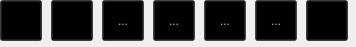
<?xml version="1.0" encoding="UTF-8"?>
<ui version="4.0">
 <class>Toolbar</class>
 <widget class="QWidget" name="Toolbar">
  <property name="geometry">
   <rect>
    <x>0</x>
    <y>0</y>
    <width>356</width>
    <height>47</height>
   </rect>
  </property>
  <property name="windowTitle">
   <string>Toolbar</string>
  </property>
  <property name="windowOpacity">
   <double>1.000000000000000</double>
  </property>
  <widget class="QToolButton" name="requestCellButton">
   <property name="geometry">
    <rect>
     <x>0</x>
     <y>0</y>
     <width>42</width>
     <height>41</height>
    </rect>
   </property>
   <property name="palette">
    <palette>
     <active>
      <colorrole role="Button">
       <brush brushstyle="SolidPattern">
        <color alpha="255">
         <red>0</red>
         <green>0</green>
         <blue>0</blue>
        </color>
       </brush>
      </colorrole>
      <colorrole role="Base">
       <brush brushstyle="SolidPattern">
        <color alpha="255">
         <red>255</red>
         <green>255</green>
         <blue>255</blue>
        </color>
       </brush>
      </colorrole>
      <colorrole role="Window">
       <brush brushstyle="SolidPattern">
        <color alpha="255">
         <red>84</red>
         <green>84</green>
         <blue>84</blue>
        </color>
       </brush>
      </colorrole>
     </active>
     <inactive>
      <colorrole role="Button">
       <brush brushstyle="SolidPattern">
        <color alpha="255">
         <red>0</red>
         <green>0</green>
         <blue>0</blue>
        </color>
       </brush>
      </colorrole>
      <colorrole role="Base">
       <brush brushstyle="SolidPattern">
        <color alpha="255">
         <red>255</red>
         <green>255</green>
         <blue>255</blue>
        </color>
       </brush>
      </colorrole>
      <colorrole role="Window">
       <brush brushstyle="SolidPattern">
        <color alpha="255">
         <red>84</red>
         <green>84</green>
         <blue>84</blue>
        </color>
       </brush>
      </colorrole>
     </inactive>
     <disabled>
      <colorrole role="Button">
       <brush brushstyle="SolidPattern">
        <color alpha="255">
         <red>0</red>
         <green>0</green>
         <blue>0</blue>
        </color>
       </brush>
      </colorrole>
      <colorrole role="Base">
       <brush brushstyle="SolidPattern">
        <color alpha="255">
         <red>84</red>
         <green>84</green>
         <blue>84</blue>
        </color>
       </brush>
      </colorrole>
      <colorrole role="Window">
       <brush brushstyle="SolidPattern">
        <color alpha="255">
         <red>84</red>
         <green>84</green>
         <blue>84</blue>
        </color>
       </brush>
      </colorrole>
     </disabled>
    </palette>
   </property>
   <property name="text">
    <string>...</string>
   </property>
   <property name="icon">
    <iconset resource="../resources/ressources.qrc">
     <normaloff>:/Icons/add_cell.png</normaloff>:/Icons/add_cell.png</iconset>
   </property>
   <property name="iconSize">
    <size>
     <width>35</width>
     <height>35</height>
    </size>
   </property>
  </widget>
  <widget class="QToolButton" name="addTokenButton">
   <property name="enabled">
    <bool>false</bool>
   </property>
   <property name="geometry">
    <rect>
     <x>204</x>
     <y>0</y>
     <width>42</width>
     <height>41</height>
    </rect>
   </property>
   <property name="palette">
    <palette>
     <active>
      <colorrole role="Button">
       <brush brushstyle="SolidPattern">
        <color alpha="255">
         <red>0</red>
         <green>0</green>
         <blue>0</blue>
        </color>
       </brush>
      </colorrole>
      <colorrole role="Base">
       <brush brushstyle="SolidPattern">
        <color alpha="255">
         <red>255</red>
         <green>255</green>
         <blue>255</blue>
        </color>
       </brush>
      </colorrole>
      <colorrole role="Window">
       <brush brushstyle="SolidPattern">
        <color alpha="255">
         <red>84</red>
         <green>84</green>
         <blue>84</blue>
        </color>
       </brush>
      </colorrole>
     </active>
     <inactive>
      <colorrole role="Button">
       <brush brushstyle="SolidPattern">
        <color alpha="255">
         <red>0</red>
         <green>0</green>
         <blue>0</blue>
        </color>
       </brush>
      </colorrole>
      <colorrole role="Base">
       <brush brushstyle="SolidPattern">
        <color alpha="255">
         <red>255</red>
         <green>255</green>
         <blue>255</blue>
        </color>
       </brush>
      </colorrole>
      <colorrole role="Window">
       <brush brushstyle="SolidPattern">
        <color alpha="255">
         <red>84</red>
         <green>84</green>
         <blue>84</blue>
        </color>
       </brush>
      </colorrole>
     </inactive>
     <disabled>
      <colorrole role="Button">
       <brush brushstyle="SolidPattern">
        <color alpha="255">
         <red>0</red>
         <green>0</green>
         <blue>0</blue>
        </color>
       </brush>
      </colorrole>
      <colorrole role="Base">
       <brush brushstyle="SolidPattern">
        <color alpha="255">
         <red>84</red>
         <green>84</green>
         <blue>84</blue>
        </color>
       </brush>
      </colorrole>
      <colorrole role="Window">
       <brush brushstyle="SolidPattern">
        <color alpha="255">
         <red>84</red>
         <green>84</green>
         <blue>84</blue>
        </color>
       </brush>
      </colorrole>
     </disabled>
    </palette>
   </property>
   <property name="text">
    <string>...</string>
   </property>
   <property name="icon">
    <iconset resource="../resources/ressources.qrc">
     <normaloff>:/Icons/add_token.png</normaloff>:/Icons/add_token.png</iconset>
   </property>
   <property name="iconSize">
    <size>
     <width>35</width>
     <height>35</height>
    </size>
   </property>
  </widget>
  <widget class="QToolButton" name="buttonShowInfo">
   <property name="enabled">
    <bool>true</bool>
   </property>
   <property name="geometry">
    <rect>
     <x>306</x>
     <y>0</y>
     <width>42</width>
     <height>41</height>
    </rect>
   </property>
   <property name="palette">
    <palette>
     <active>
      <colorrole role="Button">
       <brush brushstyle="SolidPattern">
        <color alpha="255">
         <red>0</red>
         <green>0</green>
         <blue>0</blue>
        </color>
       </brush>
      </colorrole>
      <colorrole role="Base">
       <brush brushstyle="SolidPattern">
        <color alpha="255">
         <red>255</red>
         <green>255</green>
         <blue>255</blue>
        </color>
       </brush>
      </colorrole>
      <colorrole role="Window">
       <brush brushstyle="SolidPattern">
        <color alpha="255">
         <red>84</red>
         <green>84</green>
         <blue>84</blue>
        </color>
       </brush>
      </colorrole>
     </active>
     <inactive>
      <colorrole role="Button">
       <brush brushstyle="SolidPattern">
        <color alpha="255">
         <red>0</red>
         <green>0</green>
         <blue>0</blue>
        </color>
       </brush>
      </colorrole>
      <colorrole role="Base">
       <brush brushstyle="SolidPattern">
        <color alpha="255">
         <red>255</red>
         <green>255</green>
         <blue>255</blue>
        </color>
       </brush>
      </colorrole>
      <colorrole role="Window">
       <brush brushstyle="SolidPattern">
        <color alpha="255">
         <red>84</red>
         <green>84</green>
         <blue>84</blue>
        </color>
       </brush>
      </colorrole>
     </inactive>
     <disabled>
      <colorrole role="Button">
       <brush brushstyle="SolidPattern">
        <color alpha="255">
         <red>0</red>
         <green>0</green>
         <blue>0</blue>
        </color>
       </brush>
      </colorrole>
      <colorrole role="Base">
       <brush brushstyle="SolidPattern">
        <color alpha="255">
         <red>84</red>
         <green>84</green>
         <blue>84</blue>
        </color>
       </brush>
      </colorrole>
      <colorrole role="Window">
       <brush brushstyle="SolidPattern">
        <color alpha="255">
         <red>84</red>
         <green>84</green>
         <blue>84</blue>
        </color>
       </brush>
      </colorrole>
     </disabled>
    </palette>
   </property>
   <property name="text">
    <string>...</string>
   </property>
   <property name="icon">
    <iconset resource="../resources/ressources.qrc">
     <normaloff>:/Icons/info_off.png</normaloff>:/Icons/info_off.png</iconset>
   </property>
   <property name="iconSize">
    <size>
     <width>35</width>
     <height>35</height>
    </size>
   </property>
   <property name="checkable">
    <bool>true</bool>
   </property>
  </widget>
  <widget class="QToolButton" name="delTokenButton">
   <property name="enabled">
    <bool>false</bool>
   </property>
   <property name="geometry">
    <rect>
     <x>255</x>
     <y>0</y>
     <width>42</width>
     <height>41</height>
    </rect>
   </property>
   <property name="palette">
    <palette>
     <active>
      <colorrole role="Button">
       <brush brushstyle="SolidPattern">
        <color alpha="255">
         <red>0</red>
         <green>0</green>
         <blue>0</blue>
        </color>
       </brush>
      </colorrole>
      <colorrole role="Base">
       <brush brushstyle="SolidPattern">
        <color alpha="255">
         <red>255</red>
         <green>255</green>
         <blue>255</blue>
        </color>
       </brush>
      </colorrole>
      <colorrole role="Window">
       <brush brushstyle="SolidPattern">
        <color alpha="255">
         <red>84</red>
         <green>84</green>
         <blue>84</blue>
        </color>
       </brush>
      </colorrole>
     </active>
     <inactive>
      <colorrole role="Button">
       <brush brushstyle="SolidPattern">
        <color alpha="255">
         <red>0</red>
         <green>0</green>
         <blue>0</blue>
        </color>
       </brush>
      </colorrole>
      <colorrole role="Base">
       <brush brushstyle="SolidPattern">
        <color alpha="255">
         <red>255</red>
         <green>255</green>
         <blue>255</blue>
        </color>
       </brush>
      </colorrole>
      <colorrole role="Window">
       <brush brushstyle="SolidPattern">
        <color alpha="255">
         <red>84</red>
         <green>84</green>
         <blue>84</blue>
        </color>
       </brush>
      </colorrole>
     </inactive>
     <disabled>
      <colorrole role="Button">
       <brush brushstyle="SolidPattern">
        <color alpha="255">
         <red>0</red>
         <green>0</green>
         <blue>0</blue>
        </color>
       </brush>
      </colorrole>
      <colorrole role="Base">
       <brush brushstyle="SolidPattern">
        <color alpha="255">
         <red>84</red>
         <green>84</green>
         <blue>84</blue>
        </color>
       </brush>
      </colorrole>
      <colorrole role="Window">
       <brush brushstyle="SolidPattern">
        <color alpha="255">
         <red>84</red>
         <green>84</green>
         <blue>84</blue>
        </color>
       </brush>
      </colorrole>
     </disabled>
    </palette>
   </property>
   <property name="text">
    <string>...</string>
   </property>
   <property name="icon">
    <iconset resource="../resources/ressources.qrc">
     <normaloff>:/Icons/del_token.png</normaloff>:/Icons/del_token.png</iconset>
   </property>
   <property name="iconSize">
    <size>
     <width>35</width>
     <height>35</height>
    </size>
   </property>
  </widget>
  <widget class="QToolButton" name="requestParticleButton">
   <property name="geometry">
    <rect>
     <x>51</x>
     <y>0</y>
     <width>42</width>
     <height>41</height>
    </rect>
   </property>
   <property name="palette">
    <palette>
     <active>
      <colorrole role="Button">
       <brush brushstyle="SolidPattern">
        <color alpha="255">
         <red>0</red>
         <green>0</green>
         <blue>0</blue>
        </color>
       </brush>
      </colorrole>
      <colorrole role="Base">
       <brush brushstyle="SolidPattern">
        <color alpha="255">
         <red>255</red>
         <green>255</green>
         <blue>255</blue>
        </color>
       </brush>
      </colorrole>
      <colorrole role="Window">
       <brush brushstyle="SolidPattern">
        <color alpha="255">
         <red>84</red>
         <green>84</green>
         <blue>84</blue>
        </color>
       </brush>
      </colorrole>
     </active>
     <inactive>
      <colorrole role="Button">
       <brush brushstyle="SolidPattern">
        <color alpha="255">
         <red>0</red>
         <green>0</green>
         <blue>0</blue>
        </color>
       </brush>
      </colorrole>
      <colorrole role="Base">
       <brush brushstyle="SolidPattern">
        <color alpha="255">
         <red>255</red>
         <green>255</green>
         <blue>255</blue>
        </color>
       </brush>
      </colorrole>
      <colorrole role="Window">
       <brush brushstyle="SolidPattern">
        <color alpha="255">
         <red>84</red>
         <green>84</green>
         <blue>84</blue>
        </color>
       </brush>
      </colorrole>
     </inactive>
     <disabled>
      <colorrole role="Button">
       <brush brushstyle="SolidPattern">
        <color alpha="255">
         <red>0</red>
         <green>0</green>
         <blue>0</blue>
        </color>
       </brush>
      </colorrole>
      <colorrole role="Base">
       <brush brushstyle="SolidPattern">
        <color alpha="255">
         <red>84</red>
         <green>84</green>
         <blue>84</blue>
        </color>
       </brush>
      </colorrole>
      <colorrole role="Window">
       <brush brushstyle="SolidPattern">
        <color alpha="255">
         <red>84</red>
         <green>84</green>
         <blue>84</blue>
        </color>
       </brush>
      </colorrole>
     </disabled>
    </palette>
   </property>
   <property name="text">
    <string>...</string>
   </property>
   <property name="icon">
    <iconset resource="../resources/ressources.qrc">
     <normaloff>:/Icons/add_energy.png</normaloff>:/Icons/add_energy.png</iconset>
   </property>
   <property name="iconSize">
    <size>
     <width>35</width>
     <height>35</height>
    </size>
   </property>
  </widget>
  <widget class="QToolButton" name="delEntityButton">
   <property name="enabled">
    <bool>false</bool>
   </property>
   <property name="geometry">
    <rect>
     <x>102</x>
     <y>0</y>
     <width>42</width>
     <height>41</height>
    </rect>
   </property>
   <property name="palette">
    <palette>
     <active>
      <colorrole role="Button">
       <brush brushstyle="SolidPattern">
        <color alpha="255">
         <red>0</red>
         <green>0</green>
         <blue>0</blue>
        </color>
       </brush>
      </colorrole>
      <colorrole role="Base">
       <brush brushstyle="SolidPattern">
        <color alpha="255">
         <red>255</red>
         <green>255</green>
         <blue>255</blue>
        </color>
       </brush>
      </colorrole>
      <colorrole role="Window">
       <brush brushstyle="SolidPattern">
        <color alpha="255">
         <red>84</red>
         <green>84</green>
         <blue>84</blue>
        </color>
       </brush>
      </colorrole>
     </active>
     <inactive>
      <colorrole role="Button">
       <brush brushstyle="SolidPattern">
        <color alpha="255">
         <red>0</red>
         <green>0</green>
         <blue>0</blue>
        </color>
       </brush>
      </colorrole>
      <colorrole role="Base">
       <brush brushstyle="SolidPattern">
        <color alpha="255">
         <red>255</red>
         <green>255</green>
         <blue>255</blue>
        </color>
       </brush>
      </colorrole>
      <colorrole role="Window">
       <brush brushstyle="SolidPattern">
        <color alpha="255">
         <red>84</red>
         <green>84</green>
         <blue>84</blue>
        </color>
       </brush>
      </colorrole>
     </inactive>
     <disabled>
      <colorrole role="Button">
       <brush brushstyle="SolidPattern">
        <color alpha="255">
         <red>0</red>
         <green>0</green>
         <blue>0</blue>
        </color>
       </brush>
      </colorrole>
      <colorrole role="Base">
       <brush brushstyle="SolidPattern">
        <color alpha="255">
         <red>84</red>
         <green>84</green>
         <blue>84</blue>
        </color>
       </brush>
      </colorrole>
      <colorrole role="Window">
       <brush brushstyle="SolidPattern">
        <color alpha="255">
         <red>84</red>
         <green>84</green>
         <blue>84</blue>
        </color>
       </brush>
      </colorrole>
     </disabled>
    </palette>
   </property>
   <property name="text">
    <string>...</string>
   </property>
   <property name="icon">
    <iconset resource="../resources/ressources.qrc">
     <normaloff>:/Icons/del_cell.png</normaloff>:/Icons/del_cell.png</iconset>
   </property>
   <property name="iconSize">
    <size>
     <width>35</width>
     <height>35</height>
    </size>
   </property>
  </widget>
  <widget class="QToolButton" name="delClusterButton">
   <property name="enabled">
    <bool>false</bool>
   </property>
   <property name="geometry">
    <rect>
     <x>153</x>
     <y>0</y>
     <width>42</width>
     <height>41</height>
    </rect>
   </property>
   <property name="palette">
    <palette>
     <active>
      <colorrole role="Button">
       <brush brushstyle="SolidPattern">
        <color alpha="255">
         <red>0</red>
         <green>0</green>
         <blue>0</blue>
        </color>
       </brush>
      </colorrole>
      <colorrole role="Base">
       <brush brushstyle="SolidPattern">
        <color alpha="255">
         <red>255</red>
         <green>255</green>
         <blue>255</blue>
        </color>
       </brush>
      </colorrole>
      <colorrole role="Window">
       <brush brushstyle="SolidPattern">
        <color alpha="255">
         <red>84</red>
         <green>84</green>
         <blue>84</blue>
        </color>
       </brush>
      </colorrole>
     </active>
     <inactive>
      <colorrole role="Button">
       <brush brushstyle="SolidPattern">
        <color alpha="255">
         <red>0</red>
         <green>0</green>
         <blue>0</blue>
        </color>
       </brush>
      </colorrole>
      <colorrole role="Base">
       <brush brushstyle="SolidPattern">
        <color alpha="255">
         <red>255</red>
         <green>255</green>
         <blue>255</blue>
        </color>
       </brush>
      </colorrole>
      <colorrole role="Window">
       <brush brushstyle="SolidPattern">
        <color alpha="255">
         <red>84</red>
         <green>84</green>
         <blue>84</blue>
        </color>
       </brush>
      </colorrole>
     </inactive>
     <disabled>
      <colorrole role="Button">
       <brush brushstyle="SolidPattern">
        <color alpha="255">
         <red>0</red>
         <green>0</green>
         <blue>0</blue>
        </color>
       </brush>
      </colorrole>
      <colorrole role="Base">
       <brush brushstyle="SolidPattern">
        <color alpha="255">
         <red>84</red>
         <green>84</green>
         <blue>84</blue>
        </color>
       </brush>
      </colorrole>
      <colorrole role="Window">
       <brush brushstyle="SolidPattern">
        <color alpha="255">
         <red>84</red>
         <green>84</green>
         <blue>84</blue>
        </color>
       </brush>
      </colorrole>
     </disabled>
    </palette>
   </property>
   <property name="text">
    <string>...</string>
   </property>
   <property name="icon">
    <iconset resource="../resources/ressources.qrc">
     <normaloff>:/Icons/add_cluster.png</normaloff>:/Icons/add_cluster.png</iconset>
   </property>
   <property name="iconSize">
    <size>
     <width>35</width>
     <height>35</height>
    </size>
   </property>
  </widget>
 </widget>
 <layoutdefault spacing="6" margin="11"/>
 <resources>
  <include location="../resources/ressources.qrc"/>
 </resources>
 <connections/>
</ui>
